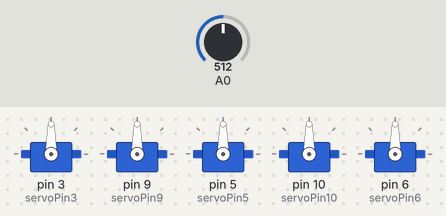
A sketch run on a simulated Arduino Uno, built with avr-gcc and run on an emulated ATmega328P. On the bench: 5 × servo. The inputs (shaded band) are chosen by the test bench; at power-on: A0 = 512.

Above: at 1.2 s.
1.3 s: A0 set to 716
At 2.4 s:
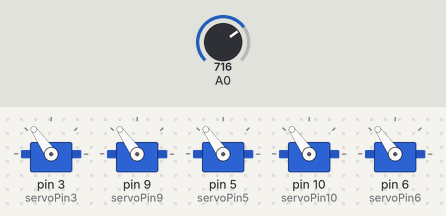
2.8 s: A0 set to 900
At 3.7 s:
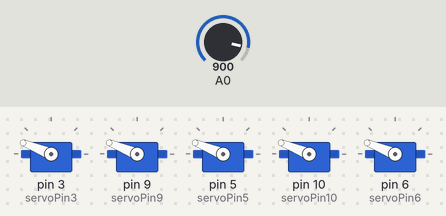
4.3 s: A0 set to 1023
At 5.5 s:
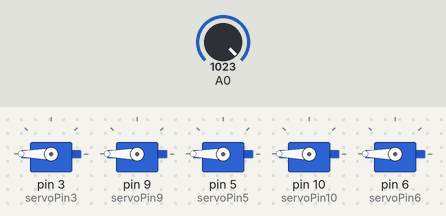
5.8 s: A0 set to 511
At 7.0 s:
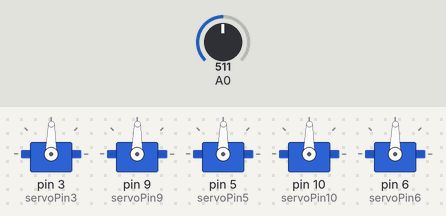
7.3 s: A0 set to 306
At 8.0 s:
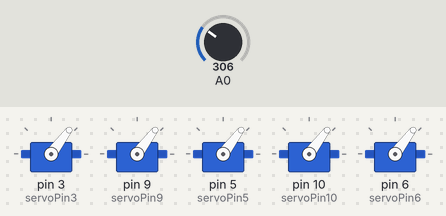
Timing chart, 0 to 9.8 s (numbered marks = the images above; inputs shaded):
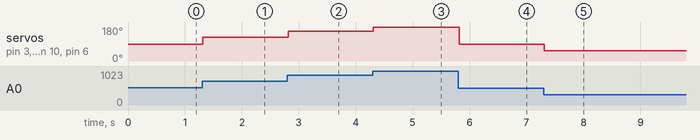

Measured:
- after the input at 1.3 s, servo on pin 3 (servoPin3), servo on pin 9 (servoPin9), servo on pin 5 (servoPin5), servo on pin 10 (servoPin10), servo on pin 6 (servoPin6): 90° → 125° at once
- after the input at 2.8 s, servo on pin 3 (servoPin3), servo on pin 9 (servoPin9), servo on pin 5 (servoPin5), servo on pin 10 (servoPin10), servo on pin 6 (servoPin6): 125° → 158° at once
- after the input at 4.3 s, servo on pin 3 (servoPin3), servo on pin 9 (servoPin9), servo on pin 5 (servoPin5), servo on pin 10 (servoPin10), servo on pin 6 (servoPin6): 158° → 180° at once
- after the input at 5.8 s, servo on pin 3 (servoPin3), servo on pin 9 (servoPin9), servo on pin 5 (servoPin5), servo on pin 10 (servoPin10), servo on pin 6 (servoPin6): 180° → 89° at once
- after the input at 7.3 s, servo on pin 3 (servoPin3), servo on pin 9 (servoPin9), servo on pin 5 (servoPin5), servo on pin 10 (servoPin10), servo on pin 6 (servoPin6): 89° → 53° at once

The sketch:

servo_potenciometer.ino
```cpp
#include <Servo.h>
int servoPin3 = 3;
int servoPin5 = 5;
int servoPin6 = 6;
int servoPin9 = 9;
int servoPin10 = 10;
Servo palec;
Servo kazalec;
Servo sredinec;
Servo prstanec;
Servo mezinec;
void setup() {
 palec.attach(servoPin3);
 prstanec.attach(servoPin9);
 sredinec.attach(servoPin5);
 mezinec.attach(servoPin10);
 kazalec.attach(servoPin6);
}
void loop() {
 int val = analogRead(0);
  val = map(val, 0, 1023, 0, 180);
sredinec.write(val);
delay(2);
palec.write(val);
delay(2);
kazalec.write(val);
delay(2);
prstanec.write(val);
delay(2);
mezinec.write(val);
delay(2);
}

// to je komentar
```
